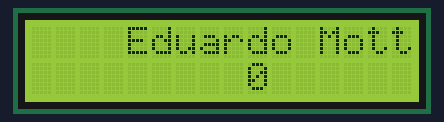
Bench run of a sketch on a simulated Arduino Uno, built with avr-gcc and run on an emulated ATmega328P. Parts: 16×2 character LCD.

Above: at 0.18 s.
At 1.99 s:
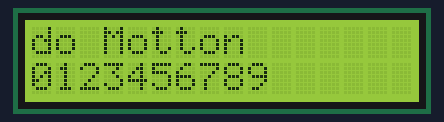
At 4.23 s:
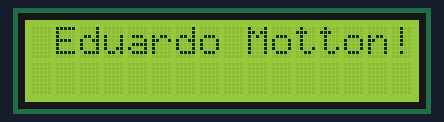
At 6.2 s:
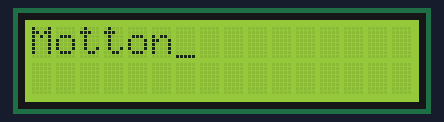
At 12.2 s:
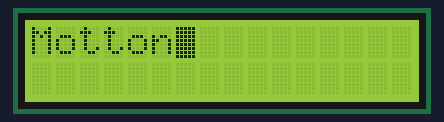
At 16.09 s:
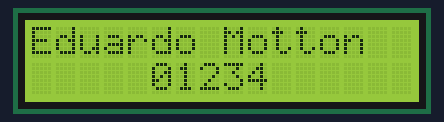

Measured:
- by itself, everything shown: repeats every 15.1 s, in 34 steps
- what the display in image 3 shows lasts 3.0 s, from 6.2 s to 9.2 s

The sketch:

Arduino_LCD_I2C.ino
```cpp
// (licence header left out)
#include <LCD_I2C.h>

LCD_I2C lcd(0x27, 16, 2); // Default address of most PCF8574 modules, change according

/*
* When using lcd.print() (and almost everywhere you use string literals),
* is a good idea to use the macro F(String literal).
* This tells the compiler to store the string array in the flash memory
* instead of the ram memory. Usually you have more spare flash than ram.
* More info: https://www.arduino.cc/reference/en/language/variables/utilities/progmem/
*/

void setup()
{
    lcd.begin();
    lcd.backlight();
}

void loop()
{
    //Autoscroll
    lcd.setCursor(5, 0);
    lcd.print(F("Eduardo Motton"));
    lcd.setCursor(10, 1);
    lcd.autoscroll();

    for (int i = 0; i < 10; i++)
    {
        lcd.print(i);
        delay(200);
    }

    lcd.noAutoscroll();
    lcd.clear();

    // Scroll left and right
    lcd.setCursor(10, 0);
    lcd.print(F("Eduardo Motton"));
    for (int i = 0; i < 10; i++)
    {
        lcd.scrollDisplayLeft();
        delay(200);
    }
    lcd.clear();
    lcd.print(F("Eduardo Motton!"));
    for (int i = 0; i < 10; i++)
    {
        lcd.scrollDisplayRight();
        delay(200);
    }
    lcd.clear();

    //Cursor
    lcd.setCursor(0, 0);
    lcd.cursor();
    lcd.print(F("Motton"));
    delay(3000);
    lcd.clear();

    //Cursor blink
    lcd.setCursor(0, 0);
    lcd.blink();
    lcd.print(F("Motton"));
    delay(3000);
    lcd.clear();

    //Blink without cursor
    lcd.setCursor(0, 0);
    lcd.noCursor();
    lcd.print(F("Motton"));
    delay(3000);
    lcd.noBlink();
    lcd.clear();
}
```
